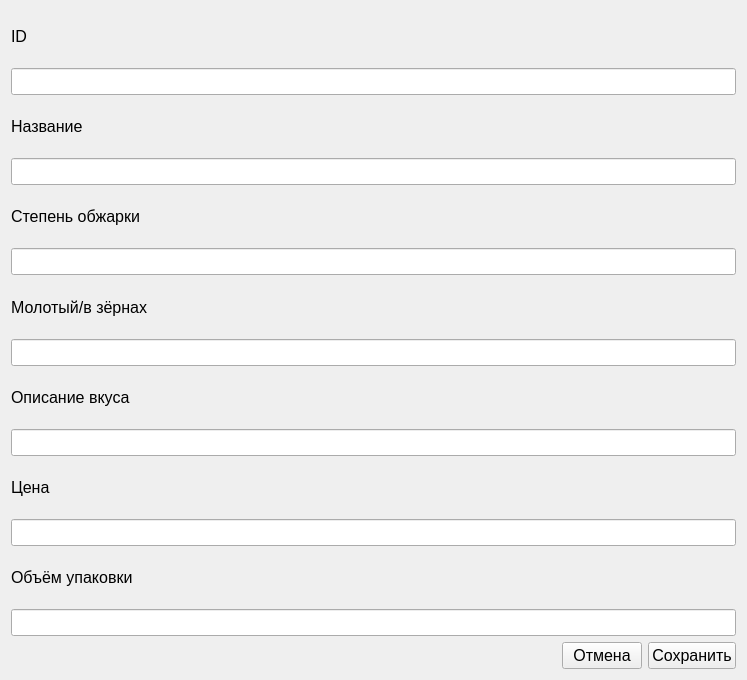
<?xml version="1.0" encoding="UTF-8"?>
<ui version="4.0">
 <class>Form</class>
 <widget class="QWidget" name="Form">
  <property name="geometry">
   <rect>
    <x>0</x>
    <y>0</y>
    <width>747</width>
    <height>680</height>
   </rect>
  </property>
  <property name="windowTitle">
   <string>Добавить/редактировать</string>
  </property>
  <layout class="QVBoxLayout" name="verticalLayout">
   <item>
    <widget class="QLabel" name="label">
     <property name="font">
      <font>
       <pointsize>12</pointsize>
      </font>
     </property>
     <property name="text">
      <string>ID</string>
     </property>
    </widget>
   </item>
   <item>
    <widget class="QLineEdit" name="lineEdit">
     <property name="font">
      <font>
       <pointsize>12</pointsize>
      </font>
     </property>
    </widget>
   </item>
   <item>
    <widget class="QLabel" name="label_2">
     <property name="font">
      <font>
       <pointsize>12</pointsize>
      </font>
     </property>
     <property name="text">
      <string>Название</string>
     </property>
    </widget>
   </item>
   <item>
    <widget class="QLineEdit" name="lineEdit_2">
     <property name="font">
      <font>
       <pointsize>12</pointsize>
      </font>
     </property>
    </widget>
   </item>
   <item>
    <widget class="QLabel" name="label_3">
     <property name="font">
      <font>
       <pointsize>12</pointsize>
      </font>
     </property>
     <property name="text">
      <string>Степень обжарки</string>
     </property>
    </widget>
   </item>
   <item>
    <widget class="QLineEdit" name="lineEdit_3">
     <property name="font">
      <font>
       <pointsize>12</pointsize>
      </font>
     </property>
    </widget>
   </item>
   <item>
    <widget class="QLabel" name="label_4">
     <property name="font">
      <font>
       <pointsize>12</pointsize>
      </font>
     </property>
     <property name="text">
      <string>Молотый/в зёрнах</string>
     </property>
    </widget>
   </item>
   <item>
    <widget class="QLineEdit" name="lineEdit_4">
     <property name="font">
      <font>
       <pointsize>12</pointsize>
      </font>
     </property>
    </widget>
   </item>
   <item>
    <widget class="QLabel" name="label_5">
     <property name="font">
      <font>
       <pointsize>12</pointsize>
      </font>
     </property>
     <property name="text">
      <string>Описание вкуса</string>
     </property>
    </widget>
   </item>
   <item>
    <widget class="QLineEdit" name="lineEdit_5">
     <property name="font">
      <font>
       <pointsize>12</pointsize>
      </font>
     </property>
    </widget>
   </item>
   <item>
    <widget class="QLabel" name="label_7">
     <property name="font">
      <font>
       <pointsize>12</pointsize>
      </font>
     </property>
     <property name="text">
      <string>Цена</string>
     </property>
    </widget>
   </item>
   <item>
    <widget class="QLineEdit" name="lineEdit_7">
     <property name="font">
      <font>
       <pointsize>12</pointsize>
      </font>
     </property>
    </widget>
   </item>
   <item>
    <widget class="QLabel" name="label_6">
     <property name="font">
      <font>
       <pointsize>12</pointsize>
      </font>
     </property>
     <property name="text">
      <string>Объём упаковки</string>
     </property>
    </widget>
   </item>
   <item>
    <widget class="QLineEdit" name="lineEdit_6">
     <property name="font">
      <font>
       <pointsize>12</pointsize>
      </font>
     </property>
    </widget>
   </item>
   <item>
    <layout class="QHBoxLayout" name="horizontalLayout">
     <item>
      <spacer name="horizontalSpacer">
       <property name="orientation">
        <enum>Qt::Horizontal</enum>
       </property>
       <property name="sizeHint" stdset="0">
        <size>
         <width>40</width>
         <height>20</height>
        </size>
       </property>
      </spacer>
     </item>
     <item>
      <widget class="QPushButton" name="pushButton">
       <property name="font">
        <font>
         <pointsize>12</pointsize>
        </font>
       </property>
       <property name="text">
        <string>Отмена</string>
       </property>
      </widget>
     </item>
     <item>
      <widget class="QPushButton" name="pushButton_2">
       <property name="font">
        <font>
         <pointsize>12</pointsize>
        </font>
       </property>
       <property name="text">
        <string>Сохранить</string>
       </property>
      </widget>
     </item>
    </layout>
   </item>
  </layout>
 </widget>
 <resources/>
 <connections/>
</ui>
